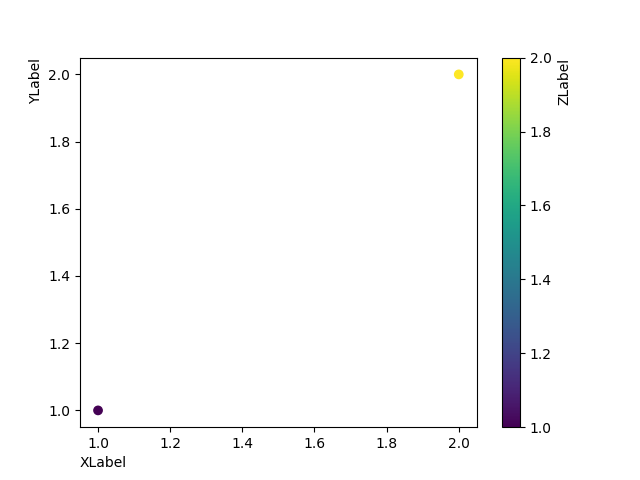

Recreate this plot in Python.
# 引入所需库
import matplotlib.pyplot as plt
import matplotlib
matplotlib.use('TkAgg')

fig, ax = plt.subplots()

# 创建散点图
sc = ax.scatter([1, 2], [1, 2], c=[1, 2])
# 设置y轴和x轴的标签。loc参数用于指定标签的位置，top表示标签在y轴上方
ax.set_ylabel('YLabel', loc='top')
ax.set_xlabel('XLabel', loc='left')

# 添加颜色条
cbar = fig.colorbar(sc)
# 设置颜色条的标签。loc参数用于指定标签的位置，top表示标签在颜色条上方
cbar.set_label("ZLabel", loc='top')

plt.show()
